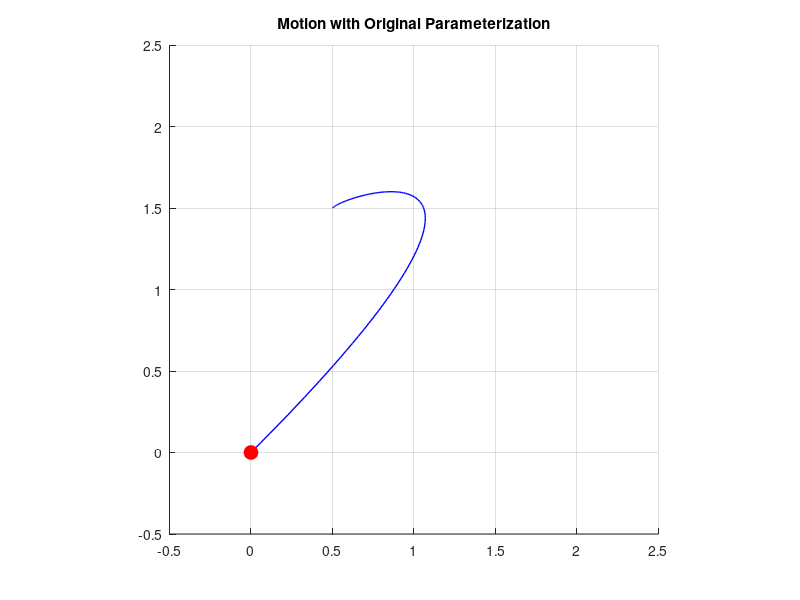

MATLAB code for this plot:
function task5_original_motion()
    % 创建新的figure并设置固定大小
    fig = figure('Position', [100 100 800 600], 'Units', 'pixels');
    
    % 设置图形窗口
    set(gca, 'XLim', [-0.5 2.5], 'YLim', [-0.5 2.5], ...
        'SortMethod', 'childorder', 'Visible', 'on');
    cla
    axis square
    grid on;
    hold on;
    
    % 绘制完整路径
    t_plot = linspace(0, 1, 100);
    x_plot = 0.5 + 0.3*t_plot + 3.9*t_plot.^2 - 4.7*t_plot.^3;
    y_plot = 1.5 + 0.3*t_plot + 0.9*t_plot.^2 - 2.7*t_plot.^3;
    plot(x_plot, y_plot, 'b-', 'LineWidth', 1);
    
    % 创建运动点
    ball = plot(x_plot(1), y_plot(1), 'ro', 'MarkerSize', 10, 'MarkerFaceColor', 'r');
    
    % 原始参数运动
    title('Motion with Original Parameterization');
    for t = linspace(0, 1, 50)
        % 计算当前位置
        x = 0.5 + 0.3*t + 3.9*t^2 - 4.7*t^3;
        y = 1.5 + 0.3*t + 0.9*t^2 - 2.7*t^3;
        
        % 使用题目要求的命令更新位置
        set(ball, 'xdata', x, 'ydata', y);
        drawnow;
        pause(0.05);
    end
end 